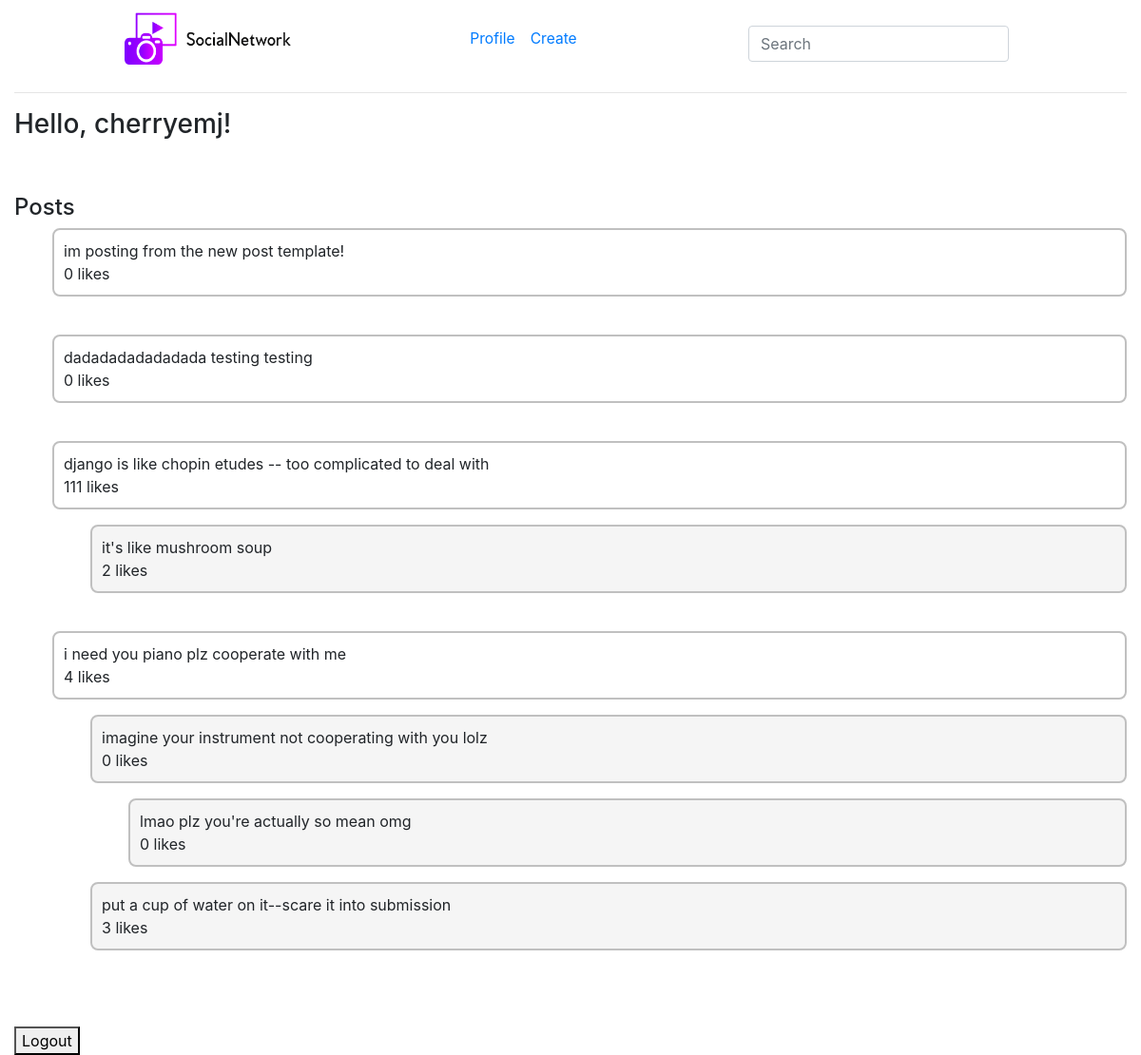
The app's page / (signed in), older data.
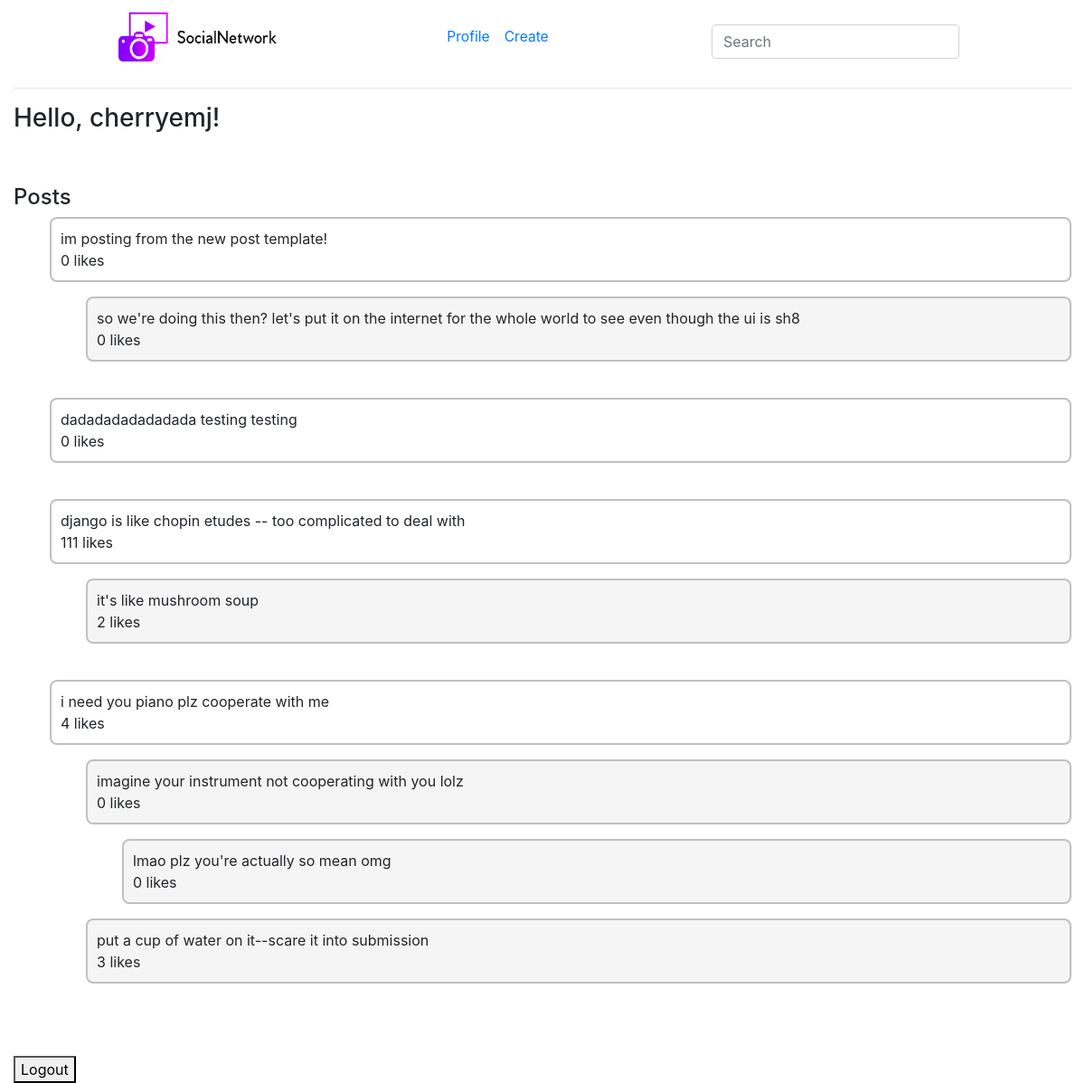
The same page, newer data.
### polls/models.py (models this page shows)
class Post(models.Model):
    user = models.ForeignKey(User, on_delete = models.CASCADE) # delete a user, delete their posts
    text = models.CharField(max_length = 200)
    likes = models.IntegerField(default=0)
    pub_date = models.DateTimeField(default = now)

class Comment(models.Model):
    post = models.ForeignKey(Post, on_delete = models.CASCADE, null = True, blank = True)
    text = models.CharField(max_length = 200, default="")
    likes = models.IntegerField(default=0)
    pub_date = models.DateTimeField(default = now)
    commentingOn = models.ForeignKey("Comment", on_delete = models.CASCADE, null = True, blank = True)

### polls/views.py (the view, shortened to what this page needs)
# urls.py: path('', views.index, name='index'),
def index(request):
    if request.user.is_authenticated:
        loggedIn = True
    else:
        loggedIn = False
    allposts = Post.objects.order_by('-pub_date')
    alldata = []    # combined list including posts and their attributes + comments
    for post in allposts:
        postDict = {}
        postDict['user'] = post.user
        postDict['text'] = post.text
        postDict['likes'] = post.likes
        postDict['pub_date'] = post.pub_date
        postCommentsList = []   # to house all the comments of the post plus subcomments
        postComments = Comment.objects.filter(post=post, commentingOn__isnull = True)
        for comment in postComments: # loops through the postComments queryset
            if not comment.commentingOn:
                postCommentsList.append(getComment(comment))
        postDict['comments'] = postCommentsList
        alldata.append(postDict)
    context = {
        'alldata': alldata,
        'loggedIn': loggedIn,
        'user': request.user
        }
    return render(request, 'polls/index.html', context)

### polls/views.py (called while the page is built)
def getComment(comment):
    commentDict = {}
    commentDict['text'] = comment.text  # adds other attributes to the commentDict
    commentDict['likes'] = comment.likes
    commentDict['pub_date'] = comment.pub_date
    subComments = Comment.objects.filter(commentingOn = comment)
    if subComments:
        layeredComments = []
        for subComment in subComments:
            subCommentDict = getComment(subComment)
            layeredComments.append(subCommentDict)
        commentDict['subcomments'] = layeredComments
    return commentDict

### polls/templates/polls/index.html (shortened to what this page needs)
<!DOCTYPE html>
<html lang="en" dir="ltr">
  <head>
    <link rel="stylesheet" href="https://maxcdn.bootstrapcdn.com/bootstrap/4.5.2/css/bootstrap.min.css">
    {% load static %}
    <link rel="stylesheet" href="{% static 'polls/mystyles.css' %}">
  </head>
  <body>
  <div class="container-fluid pt-20">
    <div class="row font" style="background: #ffffff; padding: -20px; font-size:1.5em">
        <div class="col-xl-12">
          <nav class="navbar navbar-expand-md sticky-top justify-content-between">
            <a href="http://127.0.0.1:8000/" class="navbar-brand" style="margin-left:100px; margin-down:-20px">
              {% load static %}
              <img src="{% static "polls/SocialNetwork2.png" %}" alt="logo" width=175 height=55 >
            </a>
            <div class="collapse navbar-collapse" id="collapsibleNavbar">
              <ul class="navbar-nav ml-auto" style="margin-top: 10px; margin-bottom: 10px; margin-left: 100px">
                <li class="nav-item">
                  <a class="nav-link gridtheme navbartheme" href="http://127.0.0.1:8000/profile" style="font-size:0.65em;">Profile</a>
                </li>
                <li class="nav-item">
                  <a class="nav-link gridtheme navbartheme" href="http://127.0.0.1:8000/post" style="font-size:0.65em;">Create</a>
                </li>
              </ul>
              <ul class="navbar-nav ml-auto" style="margin-top: 10px;">
              <li class="nav-item float-right">
              <form class="form-inline ml-auto nav-link " style="margin-right:100px">
                <div class="md-form my-0 ml-auto form-inline">
                    <input class="form-control float-right" type="text" placeholder="Search" aria-label="Search">
                </div>
              </form>
              </li>
              </ul>
            </div>
            </nav>
           </div>
       </div>
       <hr>
    {% if loggedIn %}
      <h3>Hello, {{ user.username }}!</h3>
      <br><br>
      <h4>Posts</h4>
      <ul>
        {% for post in alldata %}
          <p>{{post.text}} <br> {{post.likes}} likes</p>
          <ul>
          {% for comment in post.comments %}
            <p class="comments"> {{comment.text}} <br> {{comment.likes}} likes </p>
            <ul>
              {% for subcomment in comment.subcomments %}
                <p class="comments"> {{subcomment.text}} <br> {{subcomment.likes}} likes </p>
              {% endfor %}
            </ul>
          {% endfor %}
        </ul>
        <br>
        {% endfor %}
      </ul>
      <br>
      <form action="http://127.0.0.1:8000/" method="post">
        <button type="submit">Logout</button>
      </form>
    {% endif %}
  </div>
  </body>
</html>

### polls/static/polls/mystyles.css (style rules this page uses)
p { border: 2px solid silver; border-radius: 8px; padding:10px; }
.comments { background-color: whitesmoke; }

Row changes from the older to the newer data that the page shows:
added Comment: text "so we're doing this then? let's put it on the internet for the whole world to see even though the ui is sh8"
Text that changed along with them:
new list line: "0 likes"
